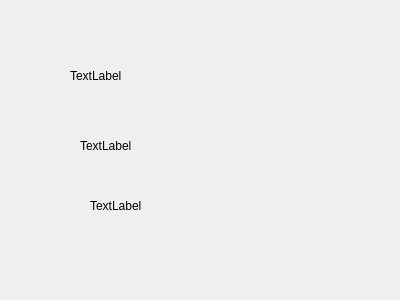
<?xml version="1.0" encoding="UTF-8"?>
<ui version="4.0">
 <class>Widget</class>
 <widget class="QWidget" name="Widget">
  <property name="geometry">
   <rect>
    <x>0</x>
    <y>0</y>
    <width>400</width>
    <height>300</height>
   </rect>
  </property>
  <property name="windowTitle">
   <string>Widget</string>
  </property>
  <widget class="QLabel" name="label">
   <property name="geometry">
    <rect>
     <x>70</x>
     <y>70</y>
     <width>54</width>
     <height>12</height>
    </rect>
   </property>
   <property name="text">
    <string>TextLabel</string>
   </property>
  </widget>
  <widget class="QLabel" name="label_2">
   <property name="geometry">
    <rect>
     <x>80</x>
     <y>140</y>
     <width>54</width>
     <height>12</height>
    </rect>
   </property>
   <property name="text">
    <string>TextLabel</string>
   </property>
  </widget>
  <widget class="QLabel" name="label_3">
   <property name="geometry">
    <rect>
     <x>90</x>
     <y>200</y>
     <width>54</width>
     <height>12</height>
    </rect>
   </property>
   <property name="text">
    <string>TextLabel</string>
   </property>
  </widget>
 </widget>
 <layoutdefault spacing="6" margin="11"/>
 <resources/>
 <connections/>
</ui>
